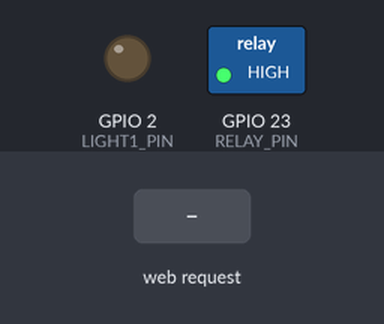
The sketch below on a simulated ESP32. On the bench: switched loads named in the sketch (green lamp = pin HIGH), output pins drawn as LEDs (lit = HIGH). The test bench sets the inputs (shaded band). WiFi joins after 1.5 s; servers stay silent unless stated; what the sketch prints to the serial monitor is not drawn.

Above: at 2.7 s.
2.8 s: HTTP request GET /light1/on received
At 3.1 s:
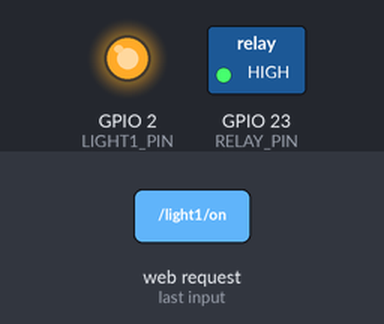
4.3 s: HTTP request GET /relay/on received
At 5.5 s:
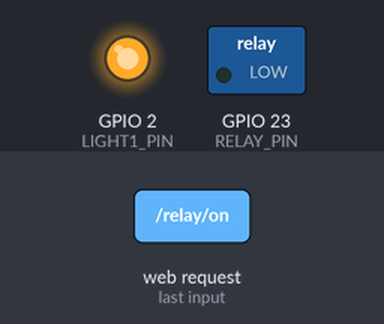
5.8 s: HTTP request GET /light1/off received
At 6.6 s:
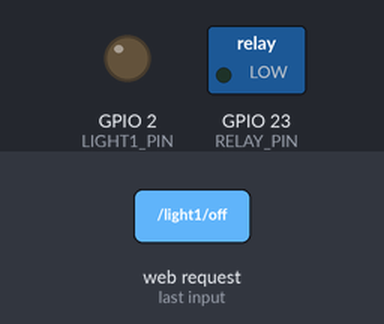
7.3 s: HTTP request GET /relay/off received
At 7.8 s:
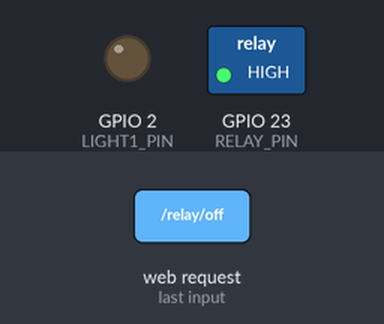
Timing chart, 0 to 9.8 s (numbered marks = the images above; inputs shaded):
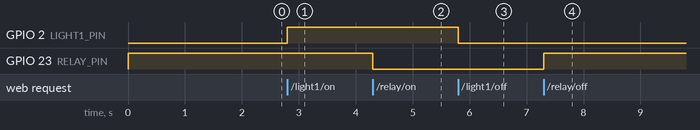

Measured:
- after the input at 2.8 s, GPIO 2 (LIGHT1_PIN): LOW → HIGH at once
- after the input at 4.3 s, GPIO 23 (RELAY_PIN): HIGH → LOW at once
- after the input at 5.8 s, GPIO 2 (LIGHT1_PIN): HIGH → LOW at once
- after the input at 7.3 s, GPIO 23 (RELAY_PIN): LOW → HIGH at once

The sketch:

home_automation.ino
```cpp
#include <WiFi.h>
#include <WebServer.h>

const char* ssid = "GBPIET_WiFi";

WebServer server(80);

const int LIGHT1_PIN = 2;
const int RELAY_PIN = 23;


// Add CORS permission to every response
void addCORS() {
  server.sendHeader("Access-Control-Allow-Origin", "*");
  server.sendHeader("Access-Control-Allow-Methods", "GET, POST, OPTIONS");
  server.sendHeader("Access-Control-Allow-Headers", "Content-Type");
}


// Home page
void handleRoot() {
  addCORS();
  server.send(200, "text/plain", "ESP32 Home Automation is working!");
}


// Light 1 ON
void handleLight1On() {
  digitalWrite(LIGHT1_PIN, HIGH);

  addCORS();
  server.send(200, "text/plain", "Light 1 is ON");
}


// Light 1 OFF
void handleLight1Off() {
  digitalWrite(LIGHT1_PIN, LOW);

  addCORS();
  server.send(200, "text/plain", "Light 1 is OFF");
}


// Relay ON
void handleRelayOn() {
  digitalWrite(RELAY_PIN, LOW);

  addCORS();
  server.send(200, "text/plain", "Relay is ON");
}


// Relay OFF
void handleRelayOff() {
  digitalWrite(RELAY_PIN, HIGH);

  addCORS();
  server.send(200, "text/plain", "Relay is OFF");
}


// Handle browser preflight request
void handleOptions() {
  addCORS();
  server.send(204);
}


void setup() {

  Serial.begin(115200);

  pinMode(LIGHT1_PIN, OUTPUT);
  digitalWrite(LIGHT1_PIN, LOW);

  pinMode(RELAY_PIN, OUTPUT);

  // Relay OFF initially
  digitalWrite(RELAY_PIN, HIGH);


  Serial.println();
  Serial.println("Connecting to Wi-Fi...");

  WiFi.begin(ssid);

  while (WiFi.status() != WL_CONNECTED) {
    delay(500);
    Serial.print(".");
  }

  Serial.println();
  Serial.println("Wi-Fi connected!");

  Serial.print("ESP32 IP address: ");
  Serial.println(WiFi.localIP());


  // Routes
  server.on("/", HTTP_GET, handleRoot);

  server.on("/light1/on", HTTP_GET, handleLight1On);
  server.on("/light1/off", HTTP_GET, handleLight1Off);

  server.on("/relay/on", HTTP_GET, handleRelayOn);
  server.on("/relay/off", HTTP_GET, handleRelayOff);

  server.on("/light1/on", HTTP_OPTIONS, handleOptions);
  server.on("/light1/off", HTTP_OPTIONS, handleOptions);

  server.on("/relay/on", HTTP_OPTIONS, handleOptions);
  server.on("/relay/off", HTTP_OPTIONS, handleOptions);


  server.begin();

  Serial.println("Web server started!");
}


void loop() {
  server.handleClient();
}
```
